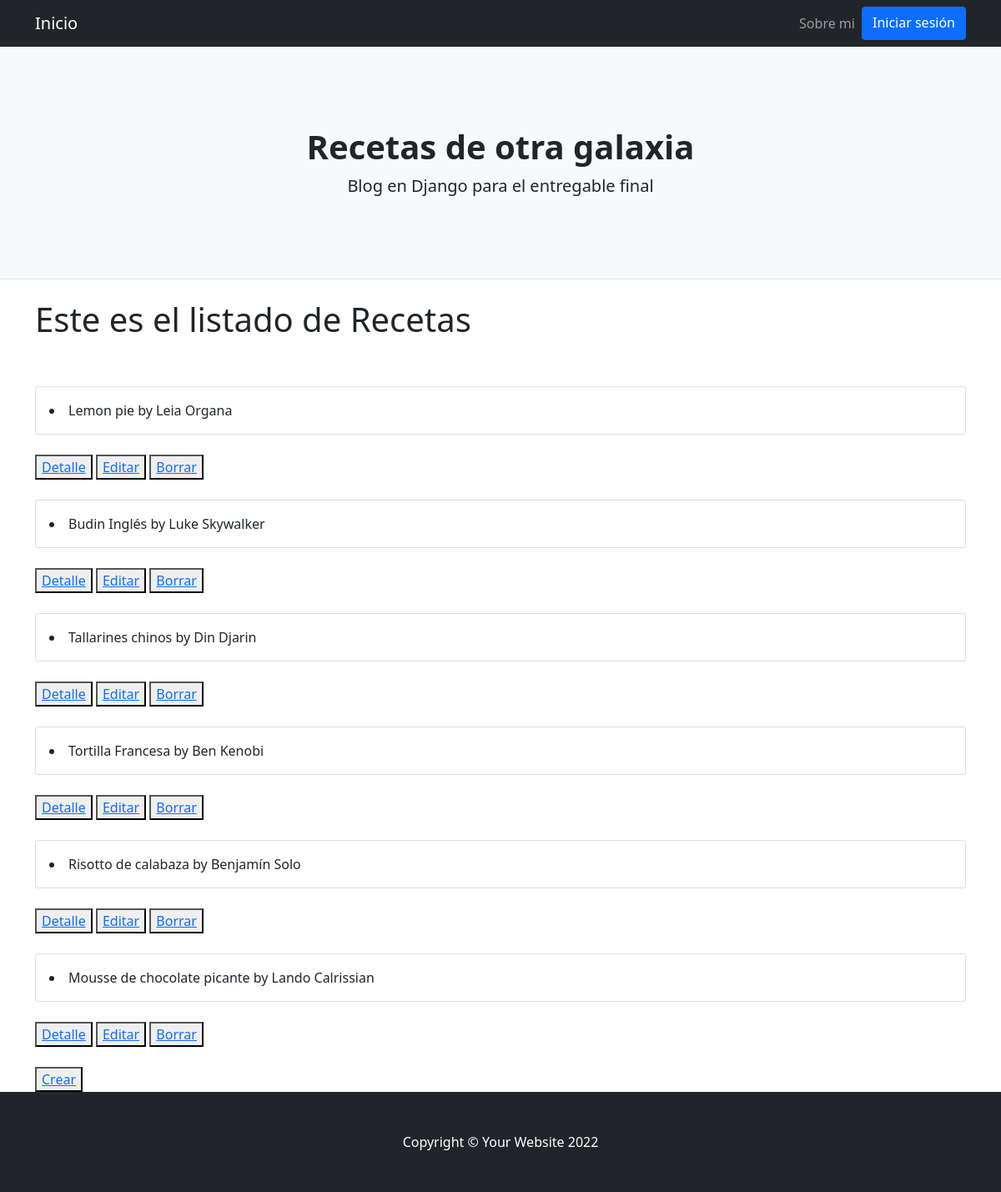
/posts/, run on an earlier commit of the app's database.
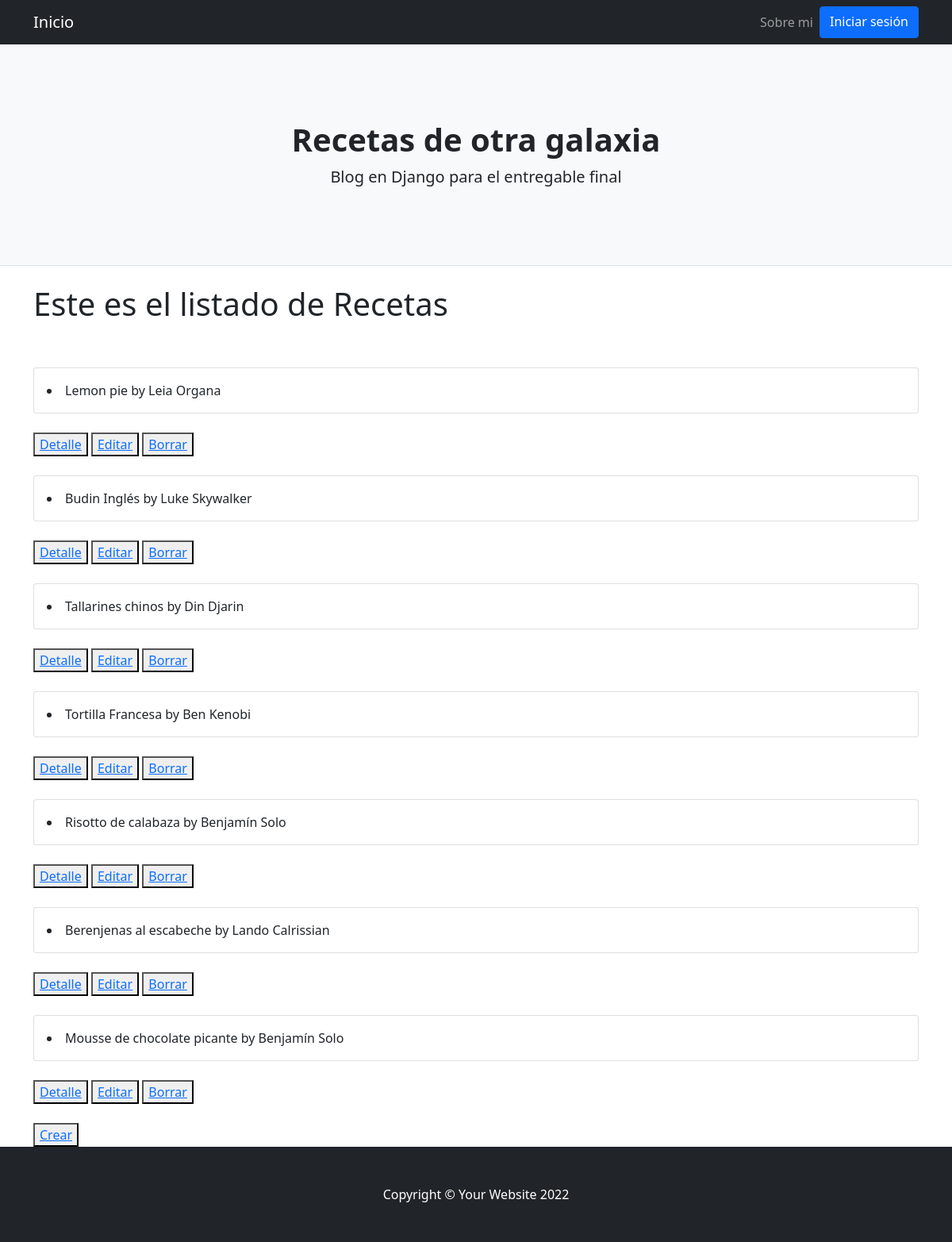
And on a later commit of the database.
### AppBlog/models.py (models this page shows)
class Posts(models.Model):
    id = models.AutoField(primary_key=True)
    titulo = models.CharField(max_length=40)
    subtitulo = models.CharField(max_length=40)
    cuerpo = RichTextField()
    autor = models.CharField(max_length=40)
    fecha = models.DateField(default=datetime.now)
    imagen = models.URLField(max_length = 255, blank = False, null= False)
    class Meta:
        verbose_name_plural = "Posts"
        verbose_name = "Post"
    def __str__(self):
        return f'{self.titulo} by {self.autor}'

### AppBlog/views.py (the view)
# urls.py: path('posts/', PostsList.as_view(), name='posts_lista'),
class PostsList(ListView):
    model = Posts
    template_name = "AppBlog/posts_list.html"

### AppBlog/Templates/AppBlog/posts_list.html
{% extends "AppBlog/padre.html" %}
{% load static %}
{% block contenidoQueCambia %}
<h1>Este es el listado de Recetas</h1>
{% for post in object_list %}
<br>
<br>
<div class="card mb-4">
  <div class="card-body">
    <li>{{post}}</li>
  </div>
</div>
<button>
  <a href="{% url 'posts_detalle' post.id %}">Detalle</a>
</button>
<button>
  <a href="{% url 'posts_editar' post.id%}">Editar</a>
</button>
<button>
  <a href="{% url 'posts_borrar' post.id %}">Borrar</a>
</button>
{% endfor %}
<br>
<br>
<button>
  <a href="{% url 'posts_crear' %}">Crear</a>
</button>
{% endblock %}

### AppBlog/Templates/AppBlog/padre.html (shortened to what this page needs)
<!DOCTYPE html>
<html lang="en">
    <head>
        {% load static %}
        <link href="{% static 'AppBlog/css/styles.css' %}" rel="stylesheet" />
    </head>
    <body>
        <nav class="navbar navbar-expand-lg navbar-dark bg-dark">
            <div class="container">
                <a class="navbar-brand" href="{% url 'inicio' %}">Inicio</a>
                <div class="collapse navbar-collapse" id="navbarSupportedContent">
                    <ul class="navbar-nav ms-auto mb-2 mb-lg-0">
                        <li class="nav-item"><a class="nav-link" href="{% url 'nosotras' %}">Sobre mi</a></li>
                        {% if user.is_authenticated %}
                            <li class="nav-item"><a class="nav-link" href="{% url 'posts_lista' %}">Recetas</a></li>
                            <li class="nav-item"><a class="nav-link" href="{% url 'autores_lista' %}">Autores</a></li>
                            <li class="nav-item"><a class="nav-link" href="{% url 'Logout' %}">Cerrar sesión</a></li>
                            <a href="{% url 'perfil' %}">Hola {{user.username}}</a>
                        {% else %}
                            <a class="btn btn-primary" href="{% url 'Login' %}">Iniciar sesión</a>
                        {% endif %}
                    </ul>
                </div>
            </div>
        </nav>
        <header class="py-5 bg-light border-bottom mb-4">
            <div class="container">
                <div class="text-center my-5">
                    <h1 class="fw-bolder">Recetas de otra galaxia</h1>
                    <p class="lead mb-0">Blog en Django para el entregable final</p>
                </div>
            </div>
        </header>
        <div class="container">
        {% block contenidoQueCambia %}
        {% endblock %}
        </div>
        <footer class="py-5 bg-dark">
            <div class="container"><p class="m-0 text-center text-white">Copyright &copy; Your Website 2022</p></div>
        </footer>
    </body>
</html>

What changed in the data, as far as the page shows it:
removed Posts: titulo+autor "Mousse de chocolate picante by Lando Calrissian"
added Posts: titulo+autor "Berenjenas al escabeche by Lando Calrissian"
added Posts: titulo+autor "Mousse de chocolate picante by Benjamín Solo"
